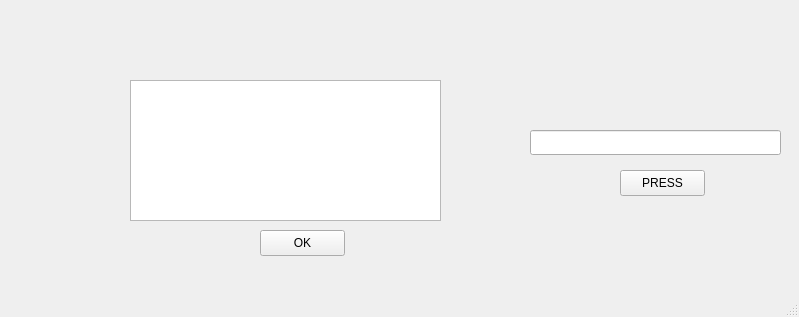
<?xml version="1.0" encoding="UTF-8"?>
<ui version="4.0">
 <class>MainWindow</class>
 <widget class="QMainWindow" name="MainWindow">
  <property name="geometry">
   <rect>
    <x>0</x>
    <y>0</y>
    <width>799</width>
    <height>317</height>
   </rect>
  </property>
  <property name="windowTitle">
   <string>MainWindow</string>
  </property>
  <widget class="QWidget" name="centralwidget">
   <widget class="QTextEdit" name="text1">
    <property name="geometry">
     <rect>
      <x>130</x>
      <y>80</y>
      <width>311</width>
      <height>141</height>
     </rect>
    </property>
   </widget>
   <widget class="QPushButton" name="button1">
    <property name="geometry">
     <rect>
      <x>260</x>
      <y>230</y>
      <width>85</width>
      <height>26</height>
     </rect>
    </property>
    <property name="text">
     <string>OK</string>
    </property>
   </widget>
   <widget class="QPushButton" name="button2">
    <property name="geometry">
     <rect>
      <x>620</x>
      <y>170</y>
      <width>85</width>
      <height>26</height>
     </rect>
    </property>
    <property name="text">
     <string>PRESS</string>
    </property>
   </widget>
   <widget class="QLineEdit" name="line1">
    <property name="geometry">
     <rect>
      <x>530</x>
      <y>130</y>
      <width>251</width>
      <height>25</height>
     </rect>
    </property>
   </widget>
  </widget>
  <widget class="QMenuBar" name="menubar">
   <property name="geometry">
    <rect>
     <x>0</x>
     <y>0</y>
     <width>799</width>
     <height>25</height>
    </rect>
   </property>
  </widget>
  <widget class="QStatusBar" name="statusbar"/>
 </widget>
 <resources/>
 <connections/>
</ui>
